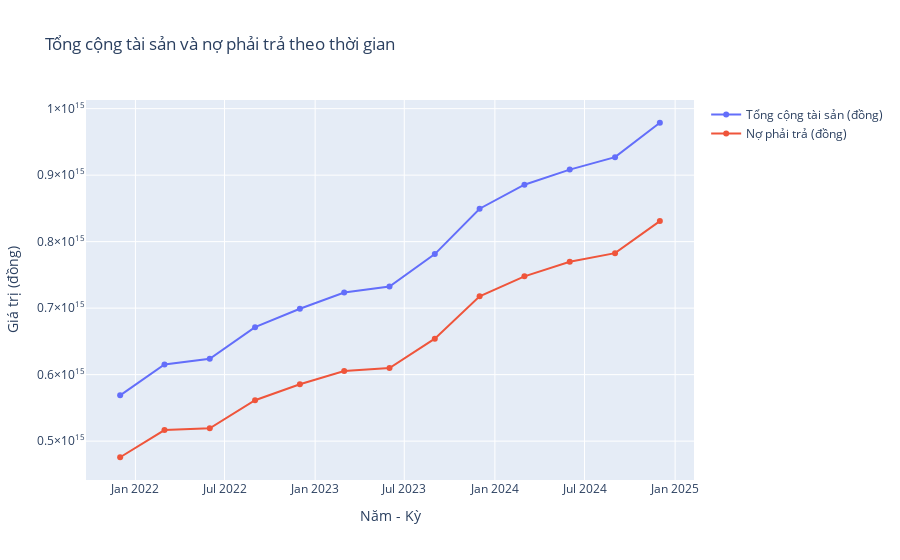

The notebook cell saved with this chart:
### Code cell
fig = go.Figure()

fig.add_trace(go.Scatter(
    x=tcb_cdtc["Năm"].astype(str) + "-" + tcb_cdtc["Tháng"].astype(str),
    y=tcb_cdtc["TỔNG CỘNG TÀI SẢN (đồng)"],
    mode="lines+markers",
    name="Tổng cộng tài sản (đồng)"
))
fig.add_trace(go.Scatter(
    x=tcb_cdtc["Năm"].astype(str) + "-" + tcb_cdtc["Tháng"].astype(str),
    y=tcb_cdtc["NỢ PHẢI TRẢ (đồng)"],
    mode="lines+markers",
    name="Nợ phải trả (đồng)"
))

fig.update_layout(
    title="Tổng cộng tài sản và nợ phải trả theo thời gian",
    xaxis_title="Năm - Kỳ",
    yaxis_title="Giá trị (đồng)"
)

fig.show()

### Figure 1 — Plotly figure (JSON) as saved in the notebook; plotly's stock layout.template omitted (floating-point values rounded to 4 significant figures)
{"data": [{"mode": "lines+markers", "name": "Tổng cộng tài sản (đồng)", "type": "scatter", "x": ["2024-12", "2024-9", "2024-6", "2024-3", "2023-12", "2023-9", "2023-6", "2023-3", "2022-12", "2022-9", "2022-6", "2022-3", "2021-12"], "y": [978798549000000, 927053345000000, 908306700000000, 885653461000000, 849482012000000, 781278666000000, 732470169000000, 723517800000000, 699032544000000, 671353524000000, 623738504000000, 615270328000000, 568811435000000]}, {"mode": "lines+markers", "name": "Nợ phải trả (đồng)", "type": "scatter", "x": ["2024-12", "2024-9", "2024-6", "2024-3", "2023-12", "2023-9", "2023-6", "2023-3", "2022-12", "2022-9", "2022-6", "2022-3", "2021-12"], "y": [830858928000000, 782685363000000, 769755043000000, 747780735000000, 717853947000000, 654148880000000, 610005199000000, 605552384000000, 585607578000000, 561454375000000, 519263345000000, 516684338000000, 475755598000000]}], "layout": {"title": {"text": "Tổng cộng tài sản và nợ phải trả theo thời gian"}, "xaxis": {"title": {"text": "Năm - Kỳ"}}, "yaxis": {"title": {"text": "Giá trị (đồng)"}}}}
